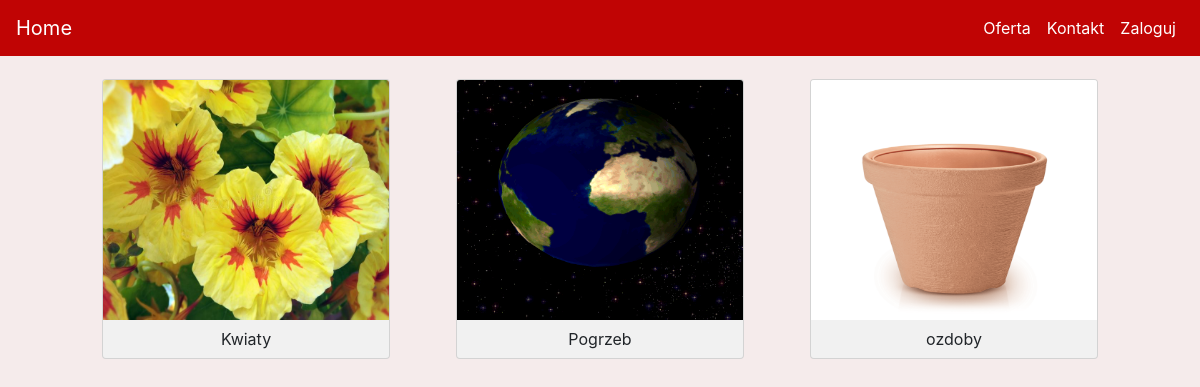
Page /oferta on the committed database.
### kwiaciarnia/models.py (models this page shows)
class Products(db.Model):
    id = db.Column(db.Integer(), primary_key=True)
    category = db.Column(db.Integer(), db.ForeignKey('product_category.id'))
    name = db.Column(db.String(), unique=True)
    description = db.Column(db.String())
    price = db.Column(db.Integer())

class Product_category(db.Model):
    id = db.Column(db.Integer(), primary_key=True)
    name = db.Column(db.String(length=30))

### kwiaciarnia/routes.py (the view)
@app.route('/oferta')
def products_categories():
    products_to_sale_category = Product_category.query.group_by(Product_category.name).all()
    products_to_sale_id = Products.query.group_by(Products.category).all()
    return render_template('products_categories.html', products_to_sale_category=products_to_sale_category, products_to_sale_id=products_to_sale_id)

### kwiaciarnia/templates/products_categories.html (shortened to what this page needs)
{% extends 'base.html' %}
{% block content %}
<div class="scrollmenu" id="scrolly">
    {% for product in products_to_sale_category %}
        <a href="#">
            <div class="card"  style="width: 18rem;">
                {% for prd in products_to_sale_id %}
                    {% if prd.category == product.id %}
                        <img class="card-img-top png" src="static\uploads\products\{{prd.id}}.png" alt="{{product.id}}" style="height: 15rem; width: 500;">
                    {% endif %}
                {% endfor %}
                    <a href="#" class="btn btn-muted">{{product.name}}</a>
            </div>
        </a>
    {% endfor %}
</div>
{% endblock %}

### kwiaciarnia/static/styles/main.css (style rules this page uses)
body { background-color: #f5ebeb; }
#scrolly { display: flex; flex-wrap: wrap; padding: 5px; }
#scrolly > div { background-color: #f1f1f1; width: 100px; margin: 10px; text-align: center; line-height: 75px; font-size: 30px; margin-left: auto; margin-right: auto; }

### rows in the picture
Product_category: name "Kwiaty"
Products: shows a picture
Product_category: name "Pogrzeb"
Products: shows a picture
Product_category: name "ozdoby"
Products: shows a picture
